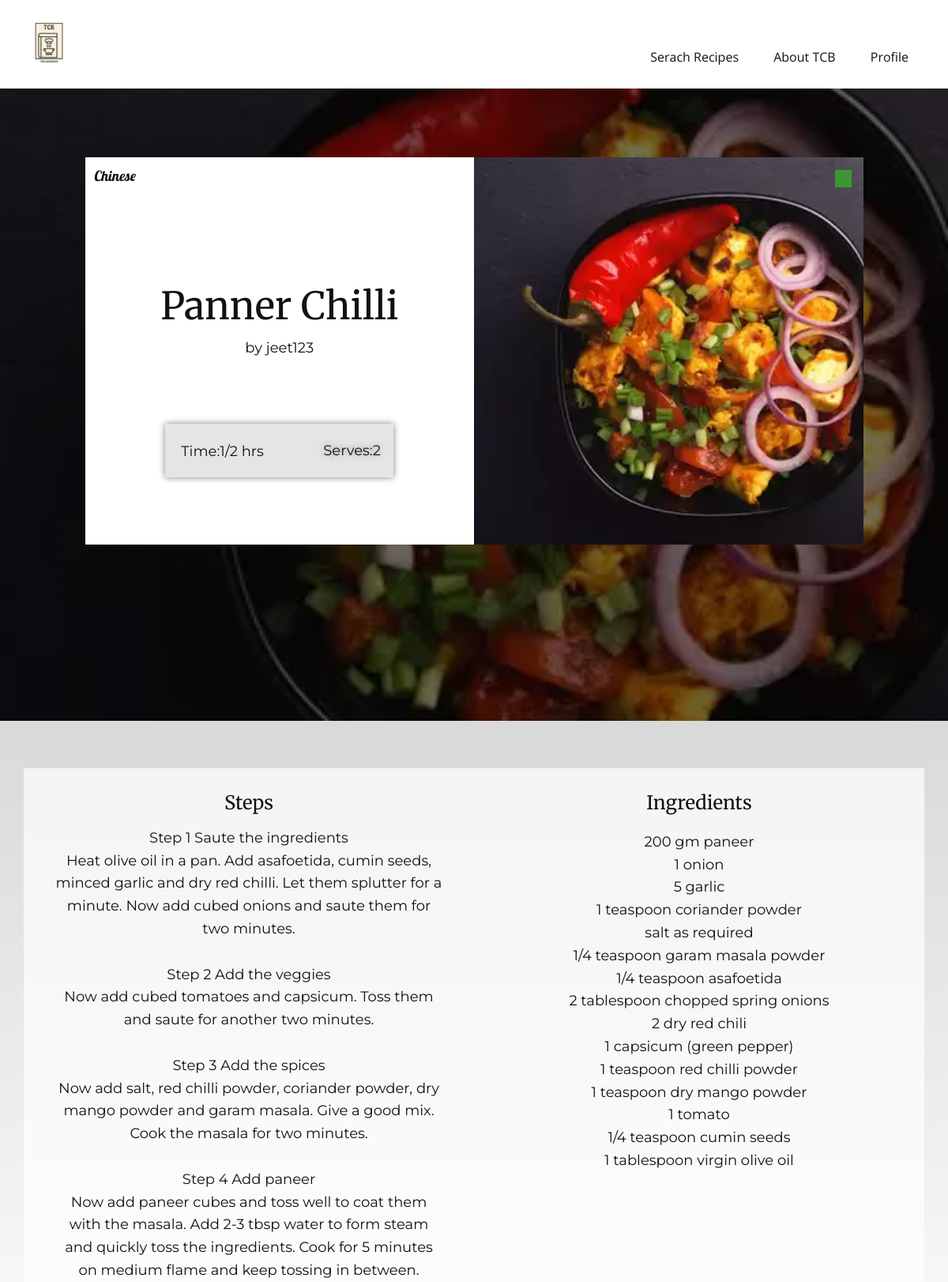
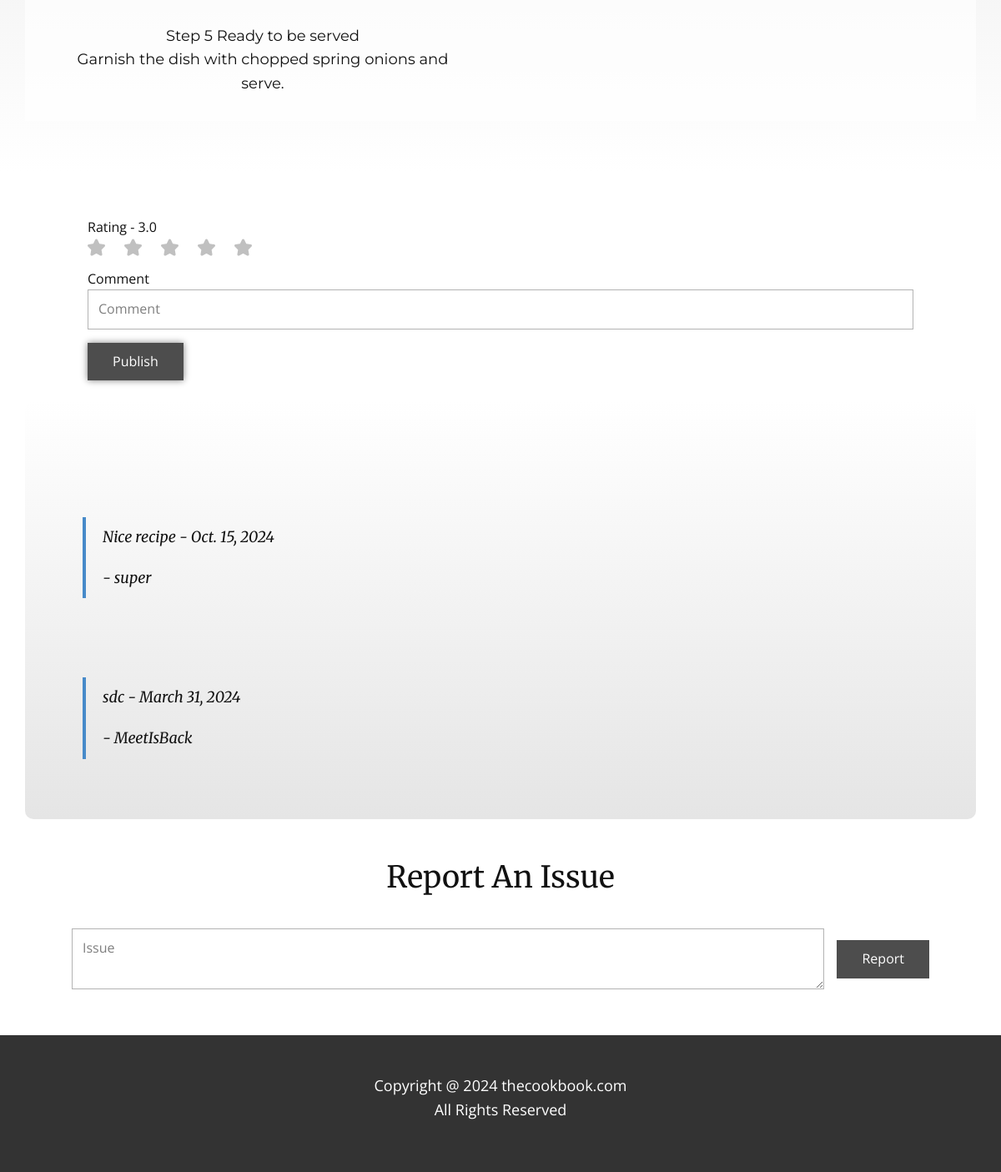
/vrecipe/1/ (signed in), run on the app's committed database (2 pictures, top to bottom).
### TCB/models.py (models this page shows)
class Recipe(models.Model):
    recipe_id = models.AutoField(primary_key=True)
    user = models.ForeignKey(User, on_delete=models.CASCADE)
    recipe_name = models.CharField(max_length=100)
    recipe_image = models.ImageField(upload_to='static/recipe_images/')
    recipe_steps = models.TextField()
    ingredients = models.TextField()
    cooking_time = models.CharField(max_length=100)
    serving = models.IntegerField()
    cuisine = models.ForeignKey(Cuisine, on_delete=models.CASCADE)
    category = models.ForeignKey(Category, on_delete=models.CASCADE)
    rating = models.FloatField(default=0)
    count = models.IntegerField(default=0)
    veg = models.BooleanField()

class Cuisine(models.Model):
    cuisine_id = models.AutoField(primary_key=True)
    cuisine_name = models.CharField(max_length=100)

class Comment(models.Model):
    user = models.ForeignKey(User, on_delete=models.CASCADE)
    recipe = models.ForeignKey(Recipe, on_delete=models.CASCADE)
    comment = models.TextField()
    date = models.DateField(auto_now_add=True)
    class Meta:
        ordering = ['-date']

### TCB/views.py (the view)
# urls.py: path('vrecipe/<int:recipe_id>/',views.vrecipe,name="vrecipe"),
@login_required(login_url='/login')
def vrecipe(request,recipe_id):
    recipe = get_object_or_404(Recipe, recipe_id=recipe_id)
    user = request.user
    comment = Comment.objects.filter(user=user,recipe=recipe).first()
    all_comments = Comment.objects.filter(recipe=recipe)
    paginator = Paginator(all_comments,3)
    page_number = request.GET.get('page')
    try:
        comments = paginator.page(page_number)
    except PageNotAnInteger:
        comments = paginator.page(1)
    except EmptyPage:
        comments = paginator.page(paginator.num_pages)
    context={
        'recipe' : recipe,
        'comment' : comment,
        'comments' : comments,
    }
    return render(request,"vrecipe.html",context)

### templates/vrecipe.html (shortened to what this page needs)
{% load static %}
<!DOCTYPE html>
<html style="font-size: 16px;" lang="en">
  <head>
    <link rel="stylesheet" href="{% static 'nicepage.css' %}" media="screen" />
    <link rel="stylesheet" href="{% static 'vrecipe.css' %}" media="screen" />
  </head>
  <body data-path-to-root="./" data-include-products="false" class="u-body u-xl-mode" data-lang="en">
    <header class="u-clearfix u-header u-header" id="sec-2ef3">
      <div class="u-clearfix u-sheet u-sheet-1">
        <a href="/" class="u-image u-logo u-image-1" title="home"><img src="{% static 'images/TCB_transparent.png' %}" class="u-logo-image u-logo-image-1" /></a>
        <nav class="u-menu u-menu-dropdown u-offcanvas u-menu-1">
          <div class="u-custom-menu u-nav-container">
            <ul class="u-nav u-unstyled u-nav-1">
              {% if user.is_authenticated %}
                <li class="u-nav-item">
                  <a class="u-button-style u-nav-link u-text-active-palette-1-base u-text-hover-palette-2-base" href="/" style="padding: 10px 20px;">Serach Recipes</a>
                </li>
              {% endif %}
              <li class="u-nav-item">
                <a class="u-button-style u-nav-link u-text-active-palette-1-base u-text-hover-palette-2-base" href="/aboutus" style="padding: 10px 20px;">About TCB</a>
              </li>
              {% if user.is_authenticated %}
                <li class="u-nav-item">
                  <a class="u-button-style u-nav-link u-text-active-palette-1-base u-text-hover-palette-2-base" style="padding: 10px 20px;">Profile</a>
                </li>
              {% endif %}
            </ul>
          </div>
        </nav>
      </div>
    </header>
    <section class="u-clearfix u-image u-shading u-section-1" id="sec-3f03" data-image-width="1280" data-image-height="862">
      <div class="u-clearfix u-sheet u-valign-middle-xs u-sheet-1">
        <div class="data-layout-selected u-clearfix u-expanded-width-sm u-expanded-width-xs u-gutter-0 u-layout-wrap u-layout-wrap-1">
          <div class="u-layout" style="">
            <div class="u-layout-row" style="">
              <div class="u-align-center u-container-style u-layout-cell u-left-cell u-size-30 u-size-xs-60 u-white u-layout-cell-1" src="">
                <div class="u-container-layout u-container-layout-1">
                  <p class="u-align-center u-custom-font u-font-lobster u-text u-text-default u-text-1">{{recipe.cuisine.cuisine_name}}</p>
                  <h2 class="u-align-center u-custom-font u-font-merriweather u-text u-text-default u-text-2">{{recipe.recipe_name}}</h2>
                  <p class="u-align-center u-custom-font u-font-montserrat u-text u-text-default u-text-3">by {{recipe.user.username}}</p>
                  <div class="u-align-center u-container-align-center-lg u-container-align-center-md u-container-align-center-sm u-container-align-center-xl u-container-style u-grey-10 u-group u-group-1">
                    <div class="u-container-layout">
                      <p class="u-align-center u-custom-font u-font-montserrat u-text u-text-default u-text-4"  >Serves:{{recipe.serving}}</p>
                      <p class="u-align-center u-custom-font u-font-montserrat u-text u-text-default u-text-5">Time:{{recipe.cooking_time}} hrs</p>
                    </div>
                  </div>
                </div>
              </div>
              <div class="u-align-center u-container-style u-image u-layout-cell u-right-cell u-size-30 u-size-xs-60 u-image-1" src="" data-image-width="1280" data-image-height="862">
                <div class="u-container-layout u-container-layout-3" src="">
                  <div class="{% if recipe.veg %}green-box{% else %}red-box{% endif %} u-custom-color-1 u-preserve-proportions u-shape u-shape-rectangle u-shape-1"></div>
                </div>
              </div>
            </div>
          </div>
        </div>
      </div>
    </section>
    <section class="u-clearfix u-gradient u-section-2" id="sec-dddb">
      <div class="u-clearfix u-sheet u-valign-middle u-sheet-1">
        <div class="data-layout-selected u-clearfix u-expanded-width u-layout-wrap u-layout-wrap-1">
          <div class="u-layout">
            <div class="u-layout-row">
              <div class="u-container-style u-layout-cell u-opacity u-opacity-70 u-size-30 u-white u-layout-cell-1">
                <div class="u-container-layout u-container-layout-1">
                  <h4 class="u-align-center u-custom-font u-font-merriweather u-text u-text-default u-text-1">Steps</h4>
                  <p class="u-align-center u-custom-font u-font-montserrat u-text u-text-2">
                    {{recipe.recipe_steps|linebreaksbr}}
                  </p>
                </div>
              </div>
              <div class="u-container-style u-layout-cell u-opacity u-opacity-70 u-size-30 u-white u-layout-cell-2">
                <div class="u-container-layout u-container-layout-2">
                  <h4 class="u-align-center u-custom-font u-font-merriweather u-text u-text-default u-text-3">Ingredients</h4>
                  <p class="u-align-center u-custom-font u-font-montserrat u-text u-text-4">
                    {{recipe.ingredients|linebreaksbr}}
                  </p>
                </div>
              </div>
            </div>
          </div>
        </div>
      </div>
    </section>
    <form action="comment" method="post">
    <section class="u-align-center u-clearfix u-section-3" id="sec-1959">
      <div class="u-clearfix u-sheet u-valign-middle-xs u-sheet-1">
        <div class="u-align-center-xs u-form u-form-1">
          <form action="comment" class="u-clearfix u-form-spacing-15 u-form-vertical u-inner-form" style="padding: 15px" source="email" method="post">
            <div redirect="true" class="u-clearfix u-form-spacing-15 u-form-vertical u-inner-form" style="padding: 15px" source="email">
            <div class="u-form-group u-form-rating u-form-group-1">
              <label for="form-rating-7e22" class="u-label">Rating - {{recipe.rating}}</label>
              <div class="u-rating-icons u-spacing-23" id="rating-div">
                <span class="u-form-rating-item u-passive-icon u-text-grey-25 u-passive-icon-1">
                  <svg class="u-svg-link" preserveAspectRatio="xMidYMin slice" viewBox="0 0 49.94 49.94" style="">
                    <use xmlns:xlink="http://www.w3.org/1999/xlink" xlink:href="#svg-6e4d"></use>
                  </svg>
                </span>
                <span class="u-form-rating-item u-passive-icon u-text-grey-25 u-passive-icon-2">
                  <svg class="u-svg-link" preserveAspectRatio="xMidYMin slice" viewBox="0 0 49.94 49.94" style="">
                    <use xmlns:xlink="http://www.w3.org/1999/xlink" xlink:href="#svg-1839"></use>
                  </svg>
                </span>
                <span class="u-form-rating-item u-passive-icon u-text-grey-25 u-passive-icon-3">
                  <svg class="u-svg-link" preserveAspectRatio="xMidYMin slice" viewBox="0 0 49.94 49.94" style="">
                    <use xmlns:xlink="http://www.w3.org/1999/xlink" xlink:href="#svg-2a5b"></use>
                  </svg>
                </span>
                <span class="u-form-rating-item u-passive-icon u-text-grey-25 u-passive-icon-4">
                  <svg class="u-svg-link" preserveAspectRatio="xMidYMin slice" viewBox="0 0 49.94 49.94" style="">
                    <use xmlns:xlink="http://www.w3.org/1999/xlink" xlink:href="#svg-e988"></use>
                  </svg>
                </span>
                <span class="u-form-rating-item u-passive-icon u-text-grey-25 u-passive-icon-5">
                  <svg class="u-svg-link" preserveAspectRatio="xMidYMin slice" viewBox="0 0 49.94 49.94" style="">
                    <use xmlns:xlink="http://www.w3.org/1999/xlink" xlink:href="#svg-f22e"></use>
                  </svg>
                </span>
              </div>
            </div>
            <div class="u-form-group u-form-name u-label-top u-form-group-2">
              <label for="name-558c" class="u-label">Comment</label>
              <input type="text" placeholder="Comment" id="name-558c" name="comment" class="u-input u-input-rectangle" maxlength="150" />
            </div>
            <div class="u-form-group u-form-submit u-label-top u-form-group-3">
              <a href="comment" onclick="reloadPage()"class="u-border-none u-btn u-btn-submit u-button-style u-grey-70 u-btn-1">Publish</a>
            </div>
            </div>
          </form>
        </div>
        <div class="u-container-style u-expanded-width u-gradient u-group u-radius u-shape-round u-group-1">
          <div class="u-container-layout u-valign-bottom-lg u-valign-bottom-md u-valign-bottom-sm u-valign-bottom-xl u-container-layout-1">
            <div class="u-expanded-width-xs u-list u-list-1">
              <div id="comments-section" class="u-repeater u-repeater-1">
                {% for x in comments %}
                <div class="u-container-style u-list-item u-repeater-item">
                  <div class="u-container-layout u-similar-container u-valign-middle u-container-layout-3">
                    <blockquote class="u-custom-font u-font-merriweather u-text u-text-default u-text-2">{{ x.comment }} - {{ x.date }}
                      <p class="u-text u-custom-font u-font-merriweather u-text-default u-text-5"> - {{x.user.username}}</p>
                    </blockquote>
                  </div>
                </div>
                {% endfor %}
              </div>
            </div>
          </div>
        </div>
      </div>
    </section>
    </form>
    <form action="/report" method="post">
    <section class="u-align-center u-clearfix u-section-4" id="sec-988d">
      <div class="u-clearfix u-sheet u-sheet-1">
        <h3 class="u-custom-font u-font-merriweather u-text u-text-default u-text-1">Report An Issue</h3>
        <div class="u-form u-form-1">
          <form action="/report" class="u-clearfix u-form-horizontal u-form-spacing-15 u-inner-form" style="padding: 15px;" source="email" method="post">
            <div class="u-clearfix u-form-horizontal u-form-spacing-15 u-inner-form" style="padding: 15px;" source="email">
            <div class="u-form-group u-form-message u-label-none">
              <textarea placeholder="Issue" id="email-ef64" name="report" class="u-input u-input-rectangle" required="required"></textarea>
            </div>
            <div class="u-form-group u-form-submit">
              <a href="/report" onclick="reloadPage1()" class="u-border-none u-btn u-btn-submit u-button-style u-grey-70 u-btn-1">Report</a>
            </div>
            </div>
          </form>
        </div>
      </div>
    </section>
    </form>
    <footer class="u-align-center u-clearfix u-footer u-grey-80 u-footer" id="sec-2e22">
      <div class="u-clearfix u-sheet u-sheet-1">
        <p class="u-align-center u-text u-text-default u-text-1">
          Copyright @ 2024 thecookbook.com<br />All Rights Reserved
        </p>
      </div>
    </footer>
  </body>
</html>

### static/vrecipe.css (style rules this page uses)
.u-section-1 .u-sheet-1 { min-height: 100vh; }
.u-section-1 .u-layout-wrap-1 { width: 985px; margin: 87px auto 60px; }
.u-section-1 .u-layout-cell-1 { min-height: 490px; }
.u-section-1 .u-container-layout-1 { padding: 10px 12px; }
.u-section-1 .u-text-1 { font-weight: normal; margin: 0 auto 0 0; }
.u-section-1 .u-text-2 { margin: 123px auto 0; }
.u-section-1 .u-text-3 { margin: 12px auto 0; }
.u-section-1 .u-group-1 { width: 289px; min-height: 68px; box-shadow: 0px 0px 8px 0px rgba(128,128,128,1); margin: 82px auto 0; }
.u-section-1 .u-text-4 { text-shadow: 0px 0px 8px rgba(128,128,128,1); font-size: 1.125rem; margin: 20px auto 0 200px; }
.u-section-1 .u-text-5 { font-size: 1.125rem; margin: -28px auto 0 20px; }
.u-section-1 .u-container-layout-3 { padding: 16px 15px; }
.u-section-1 .u-shape-1 { width: 21px; height: 22px; margin: 0 0 0 auto; }
.u-section-2 { background-image: linear-gradient(#d9d9d9, white); }
.u-section-2 .u-sheet-1 { min-height: 400px; }
.u-section-2 .u-layout-wrap-1 { margin-top: 60px; margin-bottom: 60px; }
.u-section-2 .u-layout-cell-1 { background-image: none; min-height: 280px; }
.u-section-2 .u-container-layout-1 { padding: 30px; }
.u-section-2 .u-text-1 { font-weight: 400; margin: 0 auto; }
.u-section-2 .u-text-2 { margin: 15px 10px 0; }
.u-section-2 .u-layout-cell-2 { background-image: none; min-height: 280px; }
.u-section-2 .u-container-layout-2 { padding: 30px; }
.u-section-2 .u-text-3 { font-weight: 400; margin: 0 auto; }
.u-section-2 .u-text-4 { font-weight: 400; margin: 20px 15px 0; }
.u-section-3 .u-sheet-1 { min-height: 784px; }
.u-section-3 .u-form-1 { height: 107px; width: 1020px; margin: 40px auto 0; }
.u-section-3 .u-form-group-1 { margin-left: 0; }
.u-section-3 .u-passive-icon-1 { display: none; height: 21px; width: 21px; }
.u-section-3 .u-passive-icon-2 { display: none; height: 21px; width: 21px; }
.u-section-3 .u-passive-icon-3 { display: none; height: 21px; width: 21px; }
.u-section-3 .u-passive-icon-4 { display: inline; height: 21px; width: 21px; }
.u-section-3 .u-passive-icon-5 { display: inline; height: 21px; width: 21px; }
.u-section-3 .u-form-group-2 { width: 100%; }
.u-section-3 .u-form-group-3 { width: 100%; }
.u-section-3 .u-btn-1 { background-image: none; box-shadow: 0px 0px 8px 0px rgba(128,128,128,1); padding-top: 10px; padding-bottom: 10px; }
.u-section-3 .u-group-1 { --radius: 10px; height: auto; background-image: linear-gradient(white, #e5e5e5); margin-top: -6px; margin-bottom: 0; min-height: 501px; }
.u-section-3 .u-container-layout-1 { padding: 30px 24px; }
.u-section-3 .u-list-1 { width: 1092px; margin: 0 auto 0 0; }
.u-section-3 .u-repeater-1 { grid-gap: 10px 10px; grid-auto-columns: 100%; grid-template-columns: 100%; min-height: 375px; }
.u-section-3 .u-container-layout-3 { padding: 10px; }
.u-section-3 .u-text-2 { margin-bottom: 0; margin-top: 0; margin-left: 35px; background-image: none; font-weight: normal; font-size: 1.125rem; }
.u-section-4 .u-sheet-1 { min-height: 251px; }
.u-section-4 .u-text-1 { margin: 41px auto 0; }
.u-section-4 .u-form-1 { height: 102px; width: 1058px; margin: 25px auto 40px; }
.u-section-4 .u-btn-1 { background-image: none; }

### data on the page
Recipe: cuisine.cuisine_name "Chinese", recipe_name "Panner Chilli", user.username "jeet123", serving "2", cooking_time "1/2", recipe_steps "Step 1 Saute the ingredients Heat olive oil in a pan. Add asafoetida, cumin seeds, minced garlic and dry red chilli. Let them splutter for a minute. Now add cubed onions and saute them for two minutes. Step 2 Add the veggies Now add cubed tomatoes and capsicum. Toss them and saute for another two minutes. Step 3 Add the spices Now add salt, red chilli powder, coriander powder, dry mango powder and garam masala. Give a good mix. Cook the masala for two minutes. Step 4 Add paneer Now add paneer cubes and toss well to coat them with the masala. Add 2-3 tbsp water to form steam and quickly toss the ingredients. Cook for 5 minutes on medium flame and keep tossing in between. Step 5 Ready to be…", ingredients "200 gm paneer 1 onion 5 garlic 1 teaspoon coriander powder salt as required 1/4 teaspoon garam masala powder 1/4 teaspoon asafoetida 2 tablespoon chopped spring onions 2 dry red chili 1 capsicum (green pepper) 1 teaspoon red chilli powder 1 teaspoon dry mango powder 1 tomato 1/4 teaspoon cumin seeds 1 tablespoon virgin olive oil", rating "3.0"
Comment: comment "Nice recipe", date "Oct. 15, 2024", user.username "super"
Comment: comment "sdc", date "March 31, 2024", user.username "MeetIsBack"
